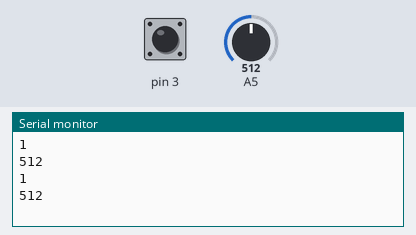
A sketch run on a simulated Arduino Uno, built with avr-gcc and run on an emulated ATmega328P. Shown: the last lines printed to the serial monitor. Inputs (shaded band) come from the test bench; at power-on: A5 = 512, pin 3 HIGH.

Above: at 1.8 s.
1.9 s: A5 set to 716
At 2.3 s:
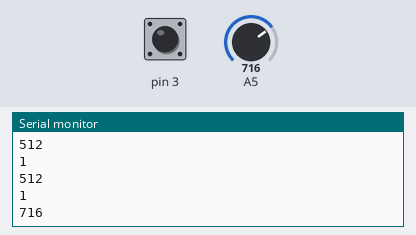
3.4 s: pin 3 pulled LOW for 1.2 s
6.1 s: A5 set to 900
At 6.1 s:
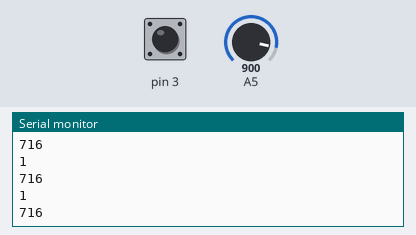
Timing chart, 0 to 9.1 s (numbered marks = the images above; inputs shaded):
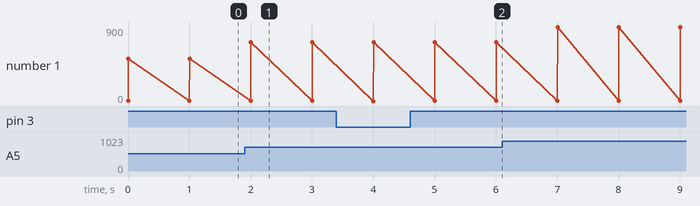

The sketch:

czujnik_fotorezytor.ino
```cpp
void setup() {
  Serial.begin(9600);
  pinMode(3, INPUT_PULLUP);
}

void loop() {

  Serial.println(digitalRead(3));
  Serial.println(analogRead(A5));
  delay(1000);
}
```

Measured:
- after the input at 1.9 s, the serial monitor: prints a new line after 0.10 s (image 1)
- plotted number 1: 512 → 716 after the input at 1.9 s, 716 → 900 after the input at 6.1 s
